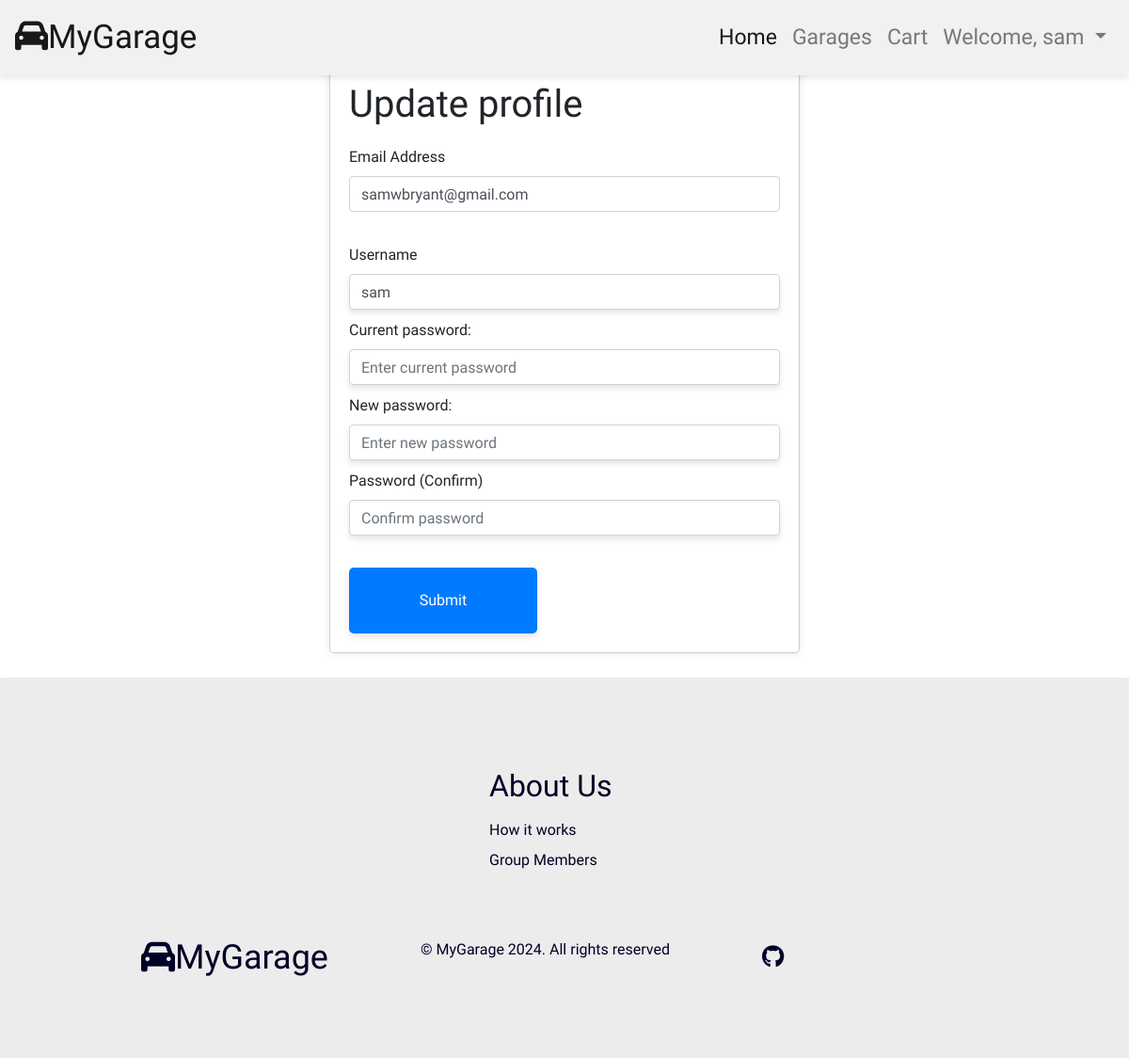
The app's page /update_profile (signed in) with its own data.
### models.py (models this page shows)
class User(Base, UserMixin):
    __tablename__ = "users"
    id = Column(Integer, primary_key=True)
    email = Column(String(50), unique=True)
    username = Column(String(20), unique=True)
    password = Column(String(256), unique=True)
    reserved = Column(Integer, default=-1)
    vehicles = relationship("Vehicle", back_populates="owner")

### app.py (the view, shortened to what this page needs)
@app.route('/update_profile', methods=['GET', 'POST'])
@login_required
def update_profile():
    if request.method == 'GET':
        current_email = current_user.email
        current_username = current_user.username
        return render_template('update_profile.html', email=current_email, username=current_username)

### app.py (called while the page is built)
@app.context_processor
def inject_user():
    return dict(current_user=current_user)

@login_manager.user_loader
def load_user(user_id):
    return Users.getUserById(user_id)

### models.py (called while the page is built)
    def getUserById(id):
        usr = session.query(User).get(id)
        return usr

### templates/update_profile.html (shortened to what this page needs)
{% extends 'base.html' %}
{% block content %}
<div class="login_container">
    <div class="login_body">
        <div class="login_header">
            <h1>Update profile</h1>
        </div>
    <form action="/update_profile" method="POST">
    <div class="form-group">
    <label for="email">Email Address</label>
    <input
        type="email"
        class="form-control"
        id="email"
        name="email"
        value="{{ current_user.email }}" required>
    <br/>
    </div>
    <div class="form-group">
    <label for="username">Username</label>
    <input
        type="username"
        class="form-control"
        id="username"
        name="firstName"
        value="{{ current_user.username }}" required>
    <br/>
    </div>
    <div class="form-group">
    <label for="current_password">Current password:</label>
    <input
        type="password"
        class="form-control"
        id="current_password"
        name="current_password"
        placeholder="Enter current password"
    />
    </div>
    <div class="form-group">
    <label for="password1">New password:</label>
    <input
        type="password"
        class="form-control"
        id="password1"
        name="password"
        placeholder="Enter new password"
    />
    </div>
    <div class="form-group">
    <label for="confirm_password">Password (Confirm)</label>
    <input
        type="password"
        class="form-control"
        id="confirm_password"
        name="confirm_password"
        placeholder="Confirm password"
    />
    </div>
    <br />
    <button type="submit" class="btn btn-primary">Submit</button>
    </form>
</div>
</div>
{% endblock %}

### templates/base.html (shortened to what this page needs)
<!DOCTYPE html>
<html lang="en">
<head>
    <link rel="stylesheet" href="https://maxcdn.bootstrapcdn.com/bootstrap/4.0.0/css/bootstrap.min.css">
    <link rel="stylesheet" href="/static/css/style.css">
    <link rel="stylesheet" href="https://stackpath.bootstrapcdn.com/bootstrap/4.5.2/css/bootstrap.min.css">
</head>
<body>
  <header>
      <nav class="navbar fixed-top navbar-expand-lg navbar-light">
        <a class="navbar-brand" href="/" style="font-size: 35px;"><i class="fa-solid fa-car"></i>MyGarage</a>
        <div class="collapse navbar-collapse justify-content-end" id="navbarNavDropdown">
          <ul class="navbar-nav">
            <li class="nav-item active">
              <a class="nav-link" href="/" style="font-size: 23px;">Home <span class="sr-only">(current)</span></a>
            </li>
            <li class="nav-item">
              <a class="nav-link" href="/allgarages" style="font-size: 23px;">Garages</a>
            </li>
            <li class="nav-item">
              <a class="nav-link" href="/cart" style="font-size: 23px;">Cart</a>
            </li>
            {% if current_user.is_authenticated %}
            <li class="nav-item dropdown">
              <a class="nav-link dropdown-toggle" href="#" id="navbarDropdownMenuLink" role="button" data-toggle="dropdown" aria-haspopup="true" aria-expanded="false" style="font-size: 23px;">
                Welcome, {{ current_user.username }}
              </a>
            </li>
            {% endif %}
          </ul>
        </div>
      </nav>
    </header>
  {% block content %}
  {% endblock %}
<footer>
  <div class="footer__container">
      <div class="footer__links">
          <div class="footer__links--wrapper">
              <div class="footer__link--items">
                  <h2>About Us</h2>
                  <a href="/">How it works</a>
                  <a href="/">Group Members</a>
              </div>
          </div>
      </div>
      <div class="social__media">
          <div class="social__media--wrap">
              <div class="footer__logo">
                  <a href="/" id="footer__logo"><i class="fas fa-car"></i>MyGarage</a>
              </div>
              <p class="website__rights">© MyGarage 2024. All rights reserved</p>
              <div class="social__icons">
                  <a href="/" class="social__icon--link" target="_blank"><i class="fab fa-github"></i></a>
              </div>
          </div>
      </div>
  </div>
</footer>
<link href="https://stackpath.bootstrapcdn.com/bootstrap/4.5.2/css/bootstrap.min.css" rel="stylesheet">
</body>
</html>

### static/css/style.css (style rules this page uses)
* { box-sizing: border-box; margin: 0; padding: 0; font-family: 'Kumbh Sans', sans-serif; }
.navbar { background-color: #f1f1f1; height: 80px; display: flex; justify-content: center; align-items: center; position: sticky; top: 0; z-index: 999; box-shadow: 0 3px 6px rgba(0, 0, 0, 0.1); }
.navbar-brand { font-size: 25px; }
.footer__container { background-color: #ececec; padding: 5rem 0; display: flex; flex-direction: column; justify-content: center; align-items: center; box-shadow: 0 2px 4px rgba(0, 0, 0, 0.1); }
#footer__logo { color: #000127; display: flex; align-items: center; cursor: pointer; text-decoration: none; text-shadow: #000000; font-size: 36px; }
.footer__links { width: 100%; max-width: 1000px; display: flex; justify-content: center; }
.footer__link--items { display: flex; flex-direction: column; align-items: flex-start; margin: 16px; text-align: left; width: 160px; box-sizing: border-box; }
.footer__link--items h2 { margin-bottom: 16px; }
.footer__link--items > h2 { color: #000127; text-shadow: #000000; }
.footer__link--items a { color: #000127; text-shadow: #000000; text-decoration: none; margin-bottom: 0.5rem; }
.social__icon--link { color: #000127; font-size: 24px; }
.social__media { max-width: 1000px; width: 100%; }
.social__media--wrap { display: flex; justify-content: space-between; align-items: center; width: 90%; max-width: 1000px; margin: 40px auto 0 auto; }
.social__icons { display: flex; justify-content: space-between; align-items: center; width: 240px; }
.website__rights { color: #000127; }
label { display: block; margin-bottom: 5px; }
button[type="submit"] { display: inline-block; vertical-align: middle; margin: 0; width: 200px; height: 70px; padding: 20px; background-color: #007bff; color: #fff; border: none; border-radius: 5px; cursor: pointer; box-shadow: 0 4px 6px rgba(0, 0, 0, 0.1); }
.login_container { display: flex; justify-content: center; align-items: center; height: 90vh; }
.login_header { margin-bottom: 20px; }
.login_body { margin-top: 40px; width: 500px; padding: 20px; border: 1px solid #ccc; border-radius: 5px; background-color: #fff; box-shadow: 0 0 10px rgba(0, 0, 0, 0.1); }
.form-group { margin-bottom: 20px; }
.btn-primary { width: 100%; }
input[type="username"], input[type="password"] { display: inline-block; vertical-align: middle; margin: 0; width: 300px; cursor: pointer; box-shadow: 0 4px 6px rgba(0, 0, 0, 0.1); }
.login_body .form-group { width: 100%; margin-bottom: 10px; }
.login_body .form-control { width: 100%; }

### records on screen
User: username "sam", email "samwbryant@gmail.com", firstName "sam"
